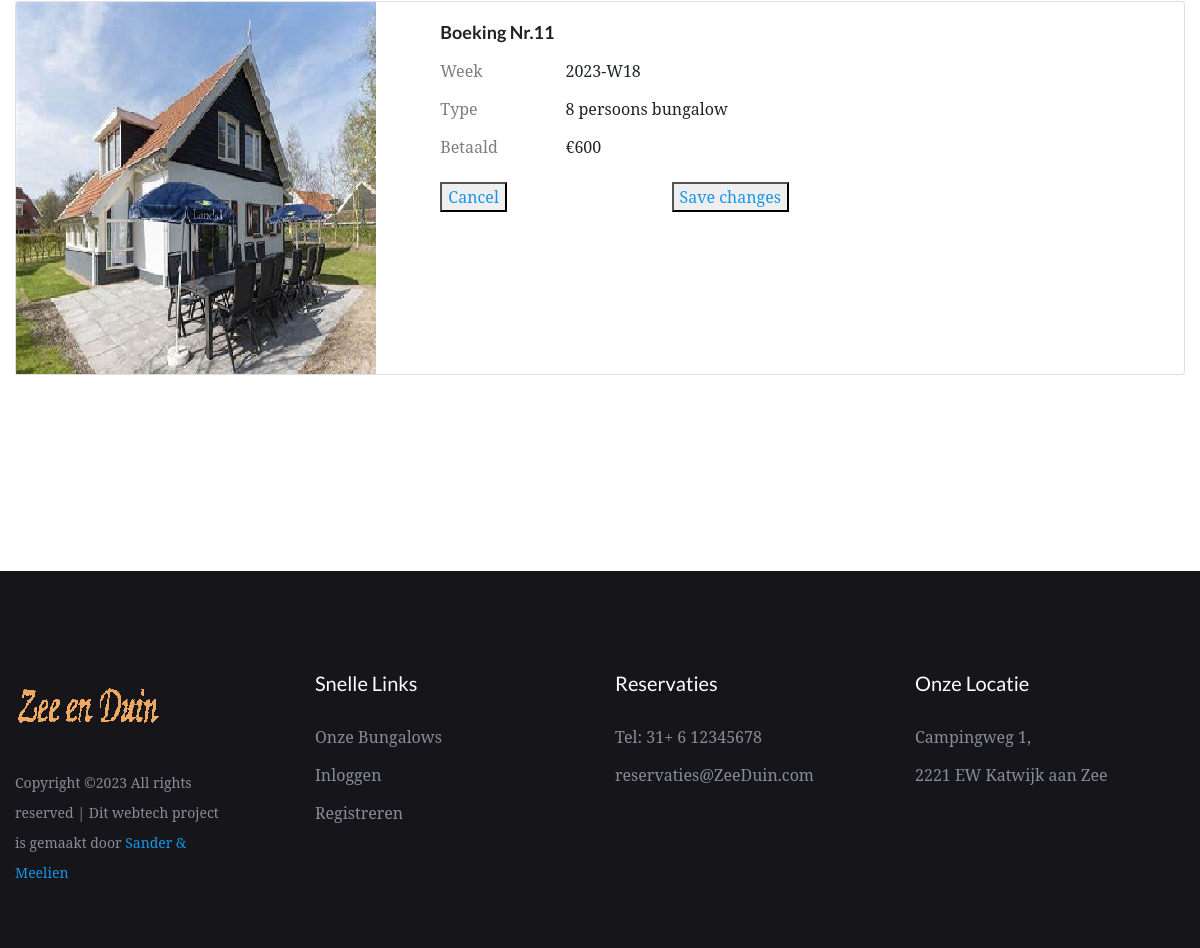
Page /boekingen (signed in, lower part) on the earlier database version.
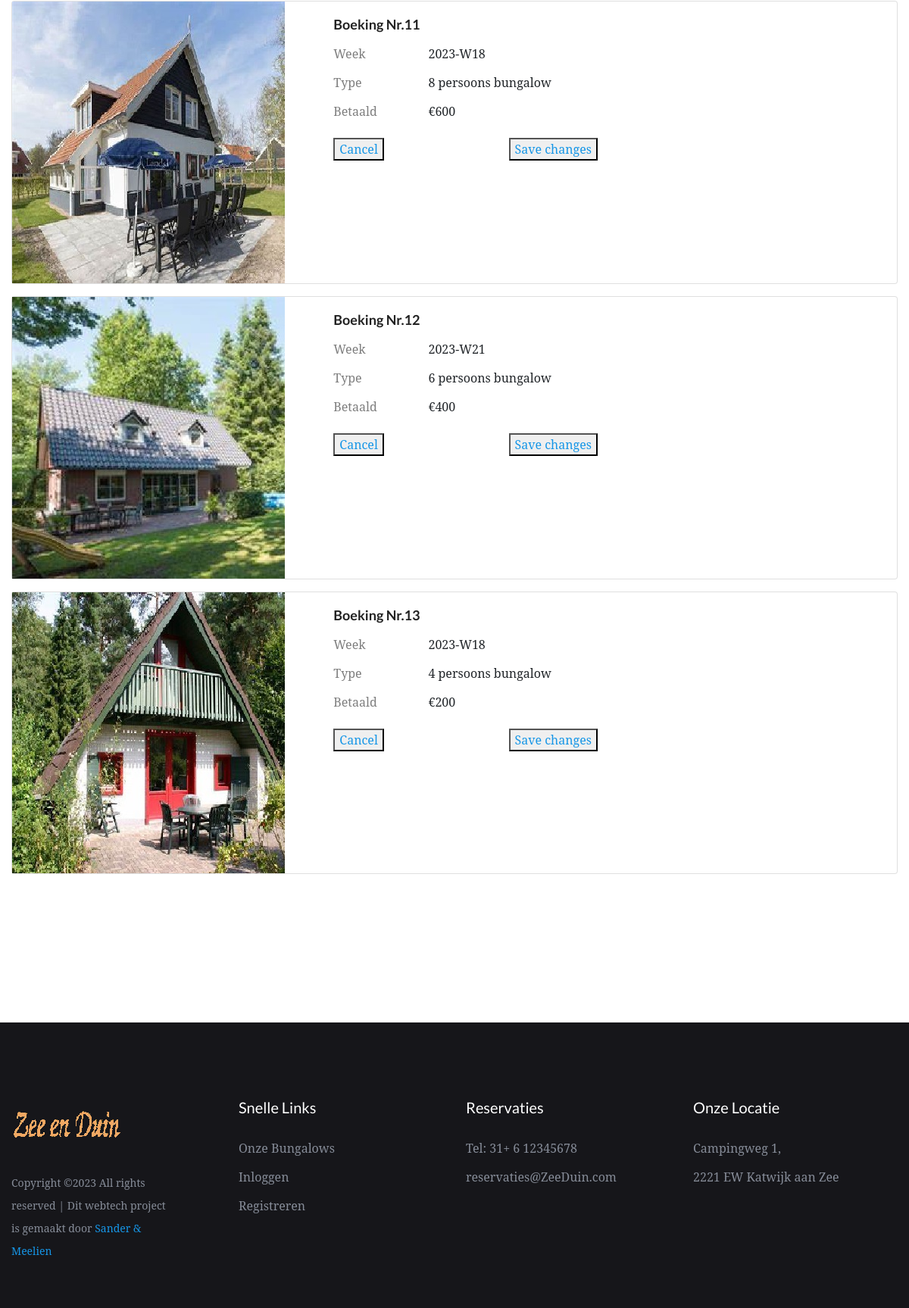
Same page on the later database version.
### website2/models.py (models this page shows)
class Boekingen(db.Model):
    __tablename__ = 'bookings'
    id = db.Column(db.Integer, primary_key=True)
    week = db.Column(db.Integer, nullable=False) # Not NULL
    customer_id = db.Column(db.Integer, db.ForeignKey('customer.id')) # Foreign key?
    bungalow_id = db.Column(db.Integer, db.ForeignKey('bungalow.id')) # Foreign key?

class Bungalow(db.Model):
    __tablename__ = 'bungalow'
    id = db.Column(db.Integer, primary_key=True)
    name = db.Column(db.Text, nullable = False)
    size = db.Column(db.Integer, nullable = False)
    price = db.Column(db.Integer, nullable = False)
    bookings = db.relationship('Boekingen', backref='bungalow', uselist=False)

### website2/auth.py (the view)
@auth.route('/boekingen')
@login_required
def boekingen():
    results = db.session.execute(db.select(Boekingen, Bungalow)
                                 .filter(Boekingen.bungalow_id == Bungalow.id)
                                 .filter(Boekingen.customer_id == current_user.id)).scalars()
    return render_template("mijnboekingen.html", user=current_user, boekingen=results)

### website2/__init__.py (called while the page is built)
def create_app():
    app = Flask(__name__)
    app.config['SECRET_KEY'] = 'geheimesleutel'
    app.config['SQLALCHEMY_DATABASE_URI'] = f'sqlite:///{DB_NAME}'
    db.init_app(app)
    from .views import views
    from .auth import auth
    app.register_blueprint(views, url_prefix='/')
    app.register_blueprint(auth, url_prefix='/')
    from .models import Klant, Boekingen, Bungalow
    login_manager = LoginManager()
    login_manager.login_view = 'auth.login'
    login_manager.init_app(app)
    @login_manager.user_loader
    def load_klant(id):
        return Klant.query.get(int(id))
    with app.app_context():
        db.create_all()
    return app

### website2/templates/mijnboekingen.html (shortened to what this page needs)
{% extends "base.html" %}
{% block content %}
        <link rel="stylesheet" href="../static/assets/css/bootstrap.min.css">
        <link rel="stylesheet" href="../static/assets/css/owl.carousel.min.css">
        <link rel="stylesheet" href="../static/assets/css/gijgo.css">
        <link rel="stylesheet" href="../static/assets/css/slicknav.css">
        <link rel="stylesheet" href="../static/assets/css/animate.min.css">
        <link rel="stylesheet" href="../static/assets/css/magnific-popup.css">
        <link rel="stylesheet" href="../static/assets/css/fontawesome-all.min.css">
        <link rel="stylesheet" href="../static/assets/css/themify-icons.css">
        <link rel="stylesheet" href="../static/assets/css/themify-icons.css">
        <link rel="stylesheet" href="../static/assets/css/slick.css">
        <link rel="stylesheet" href="../static/assets/css/nice-select.css">
        <link rel="stylesheet" href="../static/assets/css/style.css">
        <link rel="stylesheet" href="../static/assets/css/responsive.css">
   </head>
   <body>
    <div id="preloader-active">
        <div class="preloader d-flex align-items-center justify-content-center">
            <div class="preloader-inner position-relative">
                <div class="preloader-img pere-text">
                    <strong>Boekingen</b>
                </div>
            </div>
        </div>
    </div>
    <main>
        <section class="room-area r-padding1">
            <div class="container">
                {% for boeking in boekingen %}
                <div class="card mb-3" style="max-width: full-screen;">
                    <div class="row no-gutters">
                      <div class="col-md-4">
                        {% if boeking.bungalow.id == 1 %}
                        <img src="../static/boekingcss/img/background4.jpg" class="float" alt="image4">
                        {% elif boeking.bungalow.id == 2 %}
                        <img src="../static/boekingcss/img/background6.jpg" class="float" alt="image4">
                        {% elif boeking.bungalow.id == 3 %}
                        <img src="../static/boekingcss/img/background8.jpg" class="float" alt="image4">
                        {% endif %}
                      </div>
                      <div class="col-md-8">
                        <div class="card-body">
                            <div class="container">
                                <h4 class="title"><b>Boeking Nr.{{ boeking.id }}</b><br></h4>
                                <div class="mb-3 row">
                                    <label for="staticEmail" class="col-sm-2 col-form-label">Week</label>
                                    <div class="col-sm-10">
                                      <input type="text" readonly class="form-control-plaintext" id="staticEmail" value="{{ boeking.week }}">
                                    </div>
                                    <label for="staticEmail" class="col-sm-2 col-form-label">Type</label>
                                    <div class="col-sm-10">
                                      <input type="text" readonly class="form-control-plaintext" id="staticEmail" value="{{ boeking.bungalow.size }} persoons bungalow">
                                    </div>
                                    <label for="staticEmail" class="col-sm-2 col-form-label">Betaald</label>
                                    <div class="col-sm-10">
                                      <input type="text" readonly class="form-control-plaintext" id="staticEmail" value="€{{ boeking.bungalow.price }}">
                                    </div>
                                </div>
                                <div class="row">
                                    <div class="col-4">
                                        <button type="button" class="submit-btn">Cancel</button>
                                    </div>
                                    <div class="form-btn">
                                        <button type="button" class="submit-btn">Save changes</button>
                                    </div>
                                </div>
                            </div>
                        </div>
                      </div>
                    </div>
                  </div>
                  {% endfor %}
        </section>
    </body>
{% endblock %}

### website2/templates/base.html (shortened to what this page needs)
<!doctype html>
<html class="no-js" lang="zxx">
<head>
</head>
<body>
{% block content %}
{% endblock %}
<div id= "contact" class="footer-area black-bg footer-padding">
    <div class="container">
        <div class="row d-flex justify-content-between">
            <div class="col-xl-3 col-lg-3 col-md-4 col-sm-6">
               <div class="single-footer-caption mb-30">
                  <div class="footer-logo">
                    <a href="/"><img src="../static/assets/img/logo/logo2.png" alt=""></a>
                  </div>
                  <div class="footer-pera">
                       <p>
Copyright &copy;<script>document.write(new Date().getFullYear());</script> All rights reserved | Dit webtech project is gemaakt door <a href="https://colorlib.com" target="_blank">Sander & Meelien</a>
</p>
                  </div>
               </div>
            </div>
            <div class="col-xl-3 col-lg-3 col-md-3 col-sm-5">
                <div class="single-footer-caption mb-30">
                    <div class="footer-tittle">
                        <h4>Snelle Links</h4>
                        <ul>
                            <li><a href="/rooms">Onze Bungalows</a></li>
                            <li><a href="/login">Inloggen</a></li>
                            <li><a href="/register">Registreren</a></li>
                        </ul>
                    </div>
                </div>
            </div>
            <div class="col-xl-3 col-lg-3 col-md-3 col-sm-3">
                <div class="single-footer-caption mb-30">
                    <div class="footer-tittle">
                        <h4>Reservaties</h4>
                        <ul>
                            <li><a href="https://web.whatsapp.com/">Tel: 31+ 6 12345678</a></li>
                            <li><a href="outlook.office.com">reservaties@ZeeDuin.com</a></li>
                        </ul>
                    </div>
                </div>
            </div>
            <div class="col-xl-3 col-lg-3 col-md-4  col-sm-5">
                <div class="single-footer-caption mb-30">
                    <div class="footer-tittle">
                        <h4>Onze Locatie</h4>
                        <ul>
                            <li><a href="https://goo.gl/maps/4o4eazKUDx2Xw54S6">Campingweg 1,</a></li>
                            <li><a href="https://goo.gl/maps/ZzdzSdYAud5MXzWb9">2221 EW Katwijk aan Zee</a></li>
                        </ul>
                    </div>
                </div>
            </div>
        </div>
    </div>
</div>
</body>

Differences in the rows shown:
added Boekingen: id "12", week "2023-W21", bungalow.size "6 persoons bungalow", bungalow.price "€400"
added Boekingen: id "13", week "2023-W18", bungalow.size "4 persoons bungalow", bungalow.price "€200"
